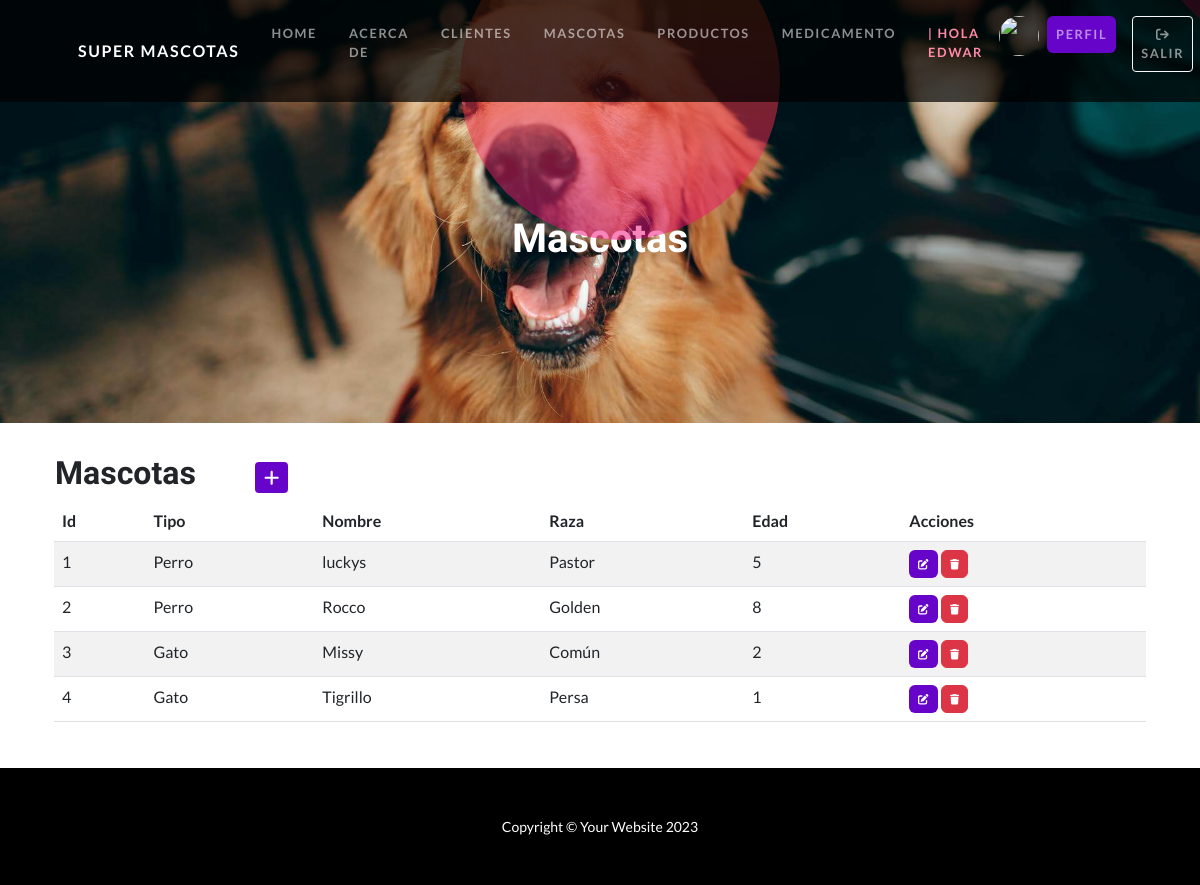
Screenshot of /apptienda/mascotas/ (signed in) with the database file from the repository.
### apptienda/models.py (models this page shows, shortened)
class Mascota(models.Model):
    tipo = models.CharField(max_length=20, choices=[
        ('Perro', 'Perro'),
        ('Gato', 'Gato'),
    ])
    raza = models.CharField(max_length=50)
    nombre = models.CharField(max_length=50)
    edad= models.IntegerField()

### apptienda/views.py (the view)
# urls.py: path('mascotas/', MascotasList.as_view(), name='mascotas'),
class MascotasList(LoginRequiredMixin,ListView):
    model=Mascota

### apptienda/templates/apptienda/mascota_list.html
{% extends 'apptienda/home.html' %}
{% block title %}
    <h1 class="masthead-heading mb-0">Mascotas</h1>
{% endblock title %}
{% block contenido %}
    <table>
        <tr>
            <td width="200"><h2>Mascotas</h2></td>
            <td>
                <a
                href="{% url 'mascota_create' %}"
                class="btn btn-primary btn-sm"
                ><i class="fa fa-plus fa-lg" title="Crear"> </i>
                </a>
            </td>
        </tr>
    </table>
    <table class="table table-striped">
        <thead>
            <tr>
                <th>Id</th>
                <th>Tipo</th>
                <th>Nombre</th>
                <th>Raza</th>
                <th>Edad</th>
                <th>Acciones</th>
            </tr>
        </thead>
        <tbody>
            {% for m in mascota_list %}
                <tr>
                    <td>{{m.id}}</td>
                    <td>{{m.tipo}}</td>
                    <td>{{m.nombre}}</td>
                    <td>{{m.raza}}</td>
                    <td>{{m.edad}}</td>
                    <td>
                        <a
                          href="{% url 'mascota_update' m.id %}"
                          class="btn btn-primary"
                          style="--bs-btn-padding-y: .25rem; --bs-btn-padding-x: .5rem; --bs-btn-font-size: .75rem;"
                          ><i class="fa fa-edit fa-sm" title="Edit Record"></i>
                        </a>
                        <a
                          href="{% url 'mascota_delete' m.id %}"
                          class="btn btn-danger"
                          style="--bs-btn-padding-y: .25rem; --bs-btn-padding-x: .5rem; --bs-btn-font-size: .75rem;"
                          ><i class="fa fa-trash fa-sm" title="Delete Record"></i>
                        </a>
                      </td>
                </tr>
            {% endfor %}
        </tbody>
    </table>
{% endblock contenido %}

### apptienda/templates/apptienda/home.html (shortened to what this page needs)
<!DOCTYPE html>
<html lang="en">
    <head>
        {% load static %}
        <link href="{% static 'css/styles.css' %}" rel="stylesheet" />
        <link rel="stylesheet" href="https://cdnjs.cloudflare.com/ajax/libs/font-awesome/6.4.0/css/all.min.css">
    </head>
    <body id="page-top" >
        <nav class="navbar navbar-expand-lg navbar-dark navbar-custom fixed-top">
            <div class="container px-5">
                <a class="navbar-brand" href="{% url 'home' %}">Super mascotas</a>
                <div class="collapse navbar-collapse" id="navbarResponsive">
                    <ul class="navbar-nav ms-auto">
                        <li class="nav-item"><a class="nav-link" href="{% url 'home' %}">Home</a></li>
                        <li class="nav-item"><a class="nav-link" href="{% url 'acerca_de' %}">Acerca de</a></li>
                        {% if user.is_authenticated %}
                            <li class="nav-item"><a class="nav-link" href="{% url 'clientes' %}">Clientes</a></li>
                            <li class="nav-item"><a class="nav-link" href="{% url 'mascotas' %}">Mascotas</a></li>
                            <li class="nav-item"><a class="nav-link" href="{% url 'productos' %}">Productos</a></li>
                            <li class="nav-item"><a class="nav-link" href="{% url 'medicamentos' %}">Medicamento</a></li>
                            <li class="nav-item"><p class="nav-link" style="color:#FF8AA8">| Hola {{user.username}}</p></li>
                            <div class="text-center avatar">
                                <a  href="{% url 'agregar_avatar' %}" ><img src="{{ request.session.avatar }}" height="40px" weight="40px"/></a>
                            </div>
                            <li class="nav-item btn-profile" ><a class="nav-link btn btn-primary" href="{% url 'editar_perfil' %}">perfil</a></li>
                            <li class="nav-item btn-profile"><a class="nav-link btn btn-outline-light btn-sm" href="{% url 'logout' %}"><i class="fa-solid fa-arrow-right-from-bracket"></i> Salir</a></li>
                        {% else %}
                            <li class="nav-item"><a class="nav-link btn btn-outline-light" href="{% url 'login' %}">Login</a></li>
                            <li class="nav-item"><a class="nav-link btn btn-primary" href="{% url 'registro' %}">Register</a></li>
                        {% endif %}
                    </ul>
                </div>
            </div>
        </nav>
        <header class="masthead text-center text-white" >
            {% block title %}{% endblock title %}
            <div class="bg-circle-2 bg-circle"></div>
            <div class="bg-circle-4 bg-circle"></div>
        </header>
        <section id="scroll">
            <div class="container px-5" style="padding:30px 0px">
                <div class="row gx-5 align-items-center">
                    {% block contenido %}
                    {% endblock contenido %}
                </div>
            </div>
        </section>
        <footer class="py-5 bg-black">
            <div class="container px-5"><p class="m-0 text-center text-white small">Copyright &copy; Your Website 2023</p></div>
        </footer>
    </body>
</html>

### rows the page displays
Mascota: id "1", tipo "Perro", nombre "luckys", raza "Pastor", edad "5"
Mascota: id "2", tipo "Perro", nombre "Rocco", raza "Golden", edad "8"
Mascota: id "3", tipo "Gato", nombre "Missy", raza "Común", edad "2"
Mascota: id "4", tipo "Gato", nombre "Tigrillo", raza "Persa", edad "1"

### other values shown
{{ user.username }} "EDWAR"
